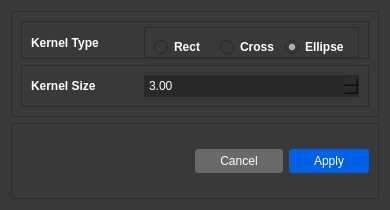
<?xml version="1.0" encoding="UTF-8"?>
<ui version="4.0">
 <class>ErodePopup</class>
 <widget class="QWidget" name="ErodePopup">
  <property name="geometry">
   <rect>
    <x>0</x>
    <y>0</y>
    <width>390</width>
    <height>210</height>
   </rect>
  </property>
  <property name="windowTitle">
   <string>Erode</string>
  </property>
  <property name="windowIcon">
   <iconset resource="../../res.qrc">
    <normaloff>:/images/vgath-logo.png</normaloff>:/images/vgath-logo.png</iconset>
  </property>
  <property name="styleSheet">
   <string notr="true">background-color: rgb(57,57, 57);
</string>
  </property>
  <layout class="QVBoxLayout" name="verticalLayout">
   <item>
    <widget class="QFrame" name="frame_2">
     <property name="frameShape">
      <enum>QFrame::StyledPanel</enum>
     </property>
     <property name="frameShadow">
      <enum>QFrame::Raised</enum>
     </property>
     <layout class="QVBoxLayout" name="verticalLayout_2">
      <item>
       <widget class="QFrame" name="frame_5">
        <property name="frameShape">
         <enum>QFrame::StyledPanel</enum>
        </property>
        <property name="frameShadow">
         <enum>QFrame::Raised</enum>
        </property>
        <layout class="QHBoxLayout" name="horizontalLayout_4" stretch="1,2">
         <property name="topMargin">
          <number>5</number>
         </property>
         <property name="bottomMargin">
          <number>0</number>
         </property>
         <item>
          <widget class="QLabel" name="label_3">
           <property name="styleSheet">
            <string notr="true">color: #FFF;
font-weight: bold;</string>
           </property>
           <property name="text">
            <string>Kernel Type</string>
           </property>
          </widget>
         </item>
         <item>
          <widget class="QFrame" name="frame_6">
           <property name="styleSheet">
            <string notr="true">color: #FFF;
font-weight: bold;</string>
           </property>
           <property name="frameShape">
            <enum>QFrame::StyledPanel</enum>
           </property>
           <property name="frameShadow">
            <enum>QFrame::Raised</enum>
           </property>
           <layout class="QHBoxLayout" name="horizontalLayout_5">
            <property name="bottomMargin">
             <number>0</number>
            </property>
            <item>
             <widget class="QRadioButton" name="KernelRectRadio">
              <property name="text">
               <string>Rect</string>
              </property>
              <property name="checked">
               <bool>false</bool>
              </property>
             </widget>
            </item>
            <item>
             <widget class="QRadioButton" name="KernelCrossRadio">
              <property name="text">
               <string>Cross</string>
              </property>
             </widget>
            </item>
            <item>
             <widget class="QRadioButton" name="KernelEllipseRadio">
              <property name="text">
               <string>Ellipse</string>
              </property>
              <property name="checked">
               <bool>true</bool>
              </property>
             </widget>
            </item>
           </layout>
          </widget>
         </item>
        </layout>
       </widget>
      </item>
      <item>
       <widget class="QFrame" name="frame_3">
        <property name="frameShape">
         <enum>QFrame::StyledPanel</enum>
        </property>
        <property name="frameShadow">
         <enum>QFrame::Raised</enum>
        </property>
        <layout class="QHBoxLayout" name="horizontalLayout_2" stretch="1,2">
         <item>
          <widget class="QLabel" name="label">
           <property name="styleSheet">
            <string notr="true">color: #FFF;
font-weight: bold;</string>
           </property>
           <property name="text">
            <string>Kernel Size</string>
           </property>
          </widget>
         </item>
         <item>
          <widget class="QDoubleSpinBox" name="kernelSizeInput">
           <property name="styleSheet">
            <string notr="true">color: #FFF;
background-color: rgb(41, 41, 41);
border: none;
padding: 3px;
</string>
           </property>
           <property name="minimum">
            <double>1.000000000000000</double>
           </property>
           <property name="maximum">
            <double>15.000000000000000</double>
           </property>
           <property name="value">
            <double>3.000000000000000</double>
           </property>
          </widget>
         </item>
        </layout>
       </widget>
      </item>
     </layout>
    </widget>
   </item>
   <item>
    <widget class="QFrame" name="frame">
     <property name="frameShape">
      <enum>QFrame::StyledPanel</enum>
     </property>
     <property name="frameShadow">
      <enum>QFrame::Raised</enum>
     </property>
     <layout class="QHBoxLayout" name="horizontalLayout" stretch="0,0,0">
      <item>
       <spacer name="horizontalSpacer">
        <property name="orientation">
         <enum>Qt::Horizontal</enum>
        </property>
        <property name="sizeHint" stdset="0">
         <size>
          <width>40</width>
          <height>20</height>
         </size>
        </property>
       </spacer>
      </item>
      <item>
       <widget class="QPushButton" name="CancelButton">
        <property name="styleSheet">
         <string notr="true">color: #FFF;
background-color: rgb(105, 105, 105);
border-radius: 3px;
border: none;
padding: 5px 25px;
</string>
        </property>
        <property name="text">
         <string>Cancel</string>
        </property>
       </widget>
      </item>
      <item>
       <widget class="QPushButton" name="ApplyButton">
        <property name="styleSheet">
         <string notr="true">background-color: rgb(0, 97, 230);
color: white;
border-radius: 3px;
border: none;
padding: 5px 25px;
</string>
        </property>
        <property name="text">
         <string>Apply</string>
        </property>
       </widget>
      </item>
     </layout>
    </widget>
   </item>
  </layout>
 </widget>
 <resources>
  <include location="../../res.qrc"/>
 </resources>
 <connections/>
</ui>
